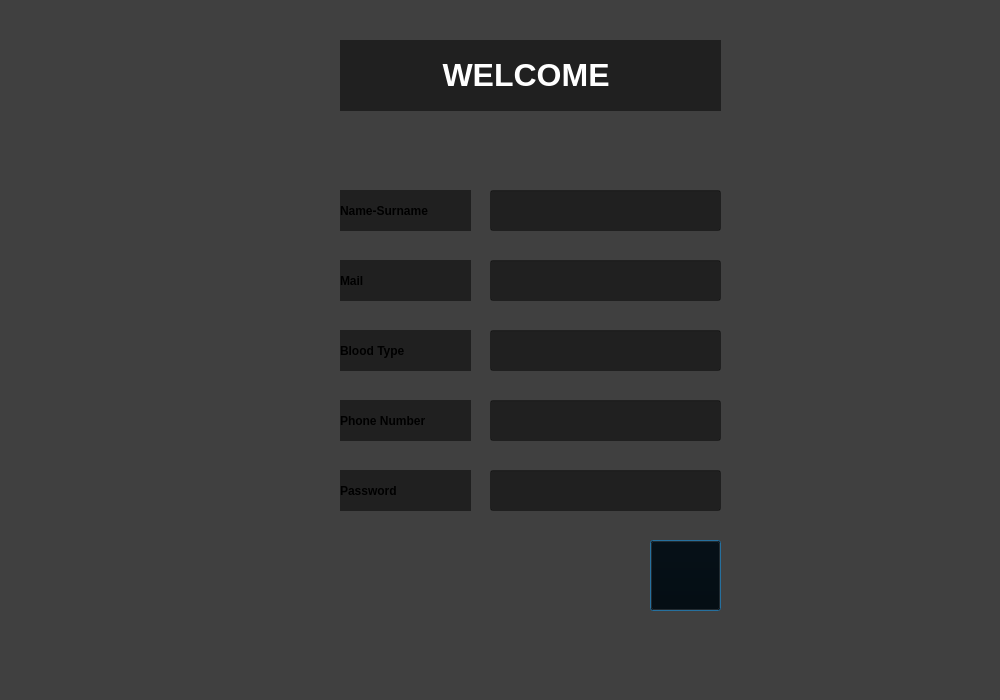
<?xml version="1.0" encoding="UTF-8"?>
<ui version="4.0">
 <class>UserManagementSystem</class>
 <widget class="QDialog" name="UserManagementSystem">
  <property name="geometry">
   <rect>
    <x>0</x>
    <y>0</y>
    <width>1000</width>
    <height>700</height>
   </rect>
  </property>
  <property name="windowTitle">
   <string>Dialog</string>
  </property>
  <property name="styleSheet">
   <string notr="true">border-image: url(:/image/images/smart-home-sized.jpg)  0 0 0 0 stretch stretch;
background: rgba(0, 0, 0, 0.5);</string>
  </property>
  <widget class="QLabel" name="label">
   <property name="geometry">
    <rect>
     <x>340</x>
     <y>40</y>
     <width>381</width>
     <height>71</height>
    </rect>
   </property>
   <property name="styleSheet">
    <string notr="true">border-image: none;</string>
   </property>
   <property name="text">
    <string>&lt;html&gt;&lt;head/&gt;&lt;body&gt;&lt;p align=&quot;center&quot;&gt;&lt;span style=&quot; font-size:24pt; font-weight:700; color:#ffffff;&quot;&gt;WELCOME &lt;/span&gt;&lt;/p&gt;&lt;/body&gt;&lt;/html&gt;</string>
   </property>
   <property name="scaledContents">
    <bool>false</bool>
   </property>
  </widget>
  <widget class="QLineEdit" name="lineEditName">
   <property name="geometry">
    <rect>
     <x>490</x>
     <y>190</y>
     <width>231</width>
     <height>41</height>
    </rect>
   </property>
   <property name="styleSheet">
    <string notr="true">border-image: none;</string>
   </property>
  </widget>
  <widget class="QLineEdit" name="lineEditEmail">
   <property name="geometry">
    <rect>
     <x>490</x>
     <y>260</y>
     <width>231</width>
     <height>41</height>
    </rect>
   </property>
   <property name="styleSheet">
    <string notr="true">border-image: none;</string>
   </property>
  </widget>
  <widget class="QLineEdit" name="lineEditBloodType">
   <property name="geometry">
    <rect>
     <x>490</x>
     <y>330</y>
     <width>231</width>
     <height>41</height>
    </rect>
   </property>
   <property name="styleSheet">
    <string notr="true">border-image: none;</string>
   </property>
  </widget>
  <widget class="QLineEdit" name="lineEditPhoneNumber">
   <property name="geometry">
    <rect>
     <x>490</x>
     <y>400</y>
     <width>231</width>
     <height>41</height>
    </rect>
   </property>
   <property name="styleSheet">
    <string notr="true">border-image: none;</string>
   </property>
  </widget>
  <widget class="QLineEdit" name="lineEditPassword">
   <property name="geometry">
    <rect>
     <x>490</x>
     <y>470</y>
     <width>231</width>
     <height>41</height>
    </rect>
   </property>
   <property name="styleSheet">
    <string notr="true">border-image: none;</string>
   </property>
  </widget>
  <widget class="QLabel" name="label_2">
   <property name="geometry">
    <rect>
     <x>340</x>
     <y>190</y>
     <width>131</width>
     <height>41</height>
    </rect>
   </property>
   <property name="font">
    <font>
     <bold>true</bold>
    </font>
   </property>
   <property name="styleSheet">
    <string notr="true">border-image: none;</string>
   </property>
   <property name="text">
    <string>Name-Surname</string>
   </property>
  </widget>
  <widget class="QLabel" name="label_3">
   <property name="geometry">
    <rect>
     <x>340</x>
     <y>260</y>
     <width>131</width>
     <height>41</height>
    </rect>
   </property>
   <property name="font">
    <font>
     <bold>true</bold>
    </font>
   </property>
   <property name="styleSheet">
    <string notr="true">border-image: none;</string>
   </property>
   <property name="text">
    <string>Mail</string>
   </property>
  </widget>
  <widget class="QLabel" name="label_4">
   <property name="geometry">
    <rect>
     <x>340</x>
     <y>330</y>
     <width>131</width>
     <height>41</height>
    </rect>
   </property>
   <property name="font">
    <font>
     <bold>true</bold>
    </font>
   </property>
   <property name="styleSheet">
    <string notr="true">border-image: none;</string>
   </property>
   <property name="text">
    <string>Blood Type</string>
   </property>
  </widget>
  <widget class="QLabel" name="label_5">
   <property name="geometry">
    <rect>
     <x>340</x>
     <y>400</y>
     <width>131</width>
     <height>41</height>
    </rect>
   </property>
   <property name="font">
    <font>
     <bold>true</bold>
    </font>
   </property>
   <property name="styleSheet">
    <string notr="true">border-image: none;</string>
   </property>
   <property name="text">
    <string>Phone Number</string>
   </property>
  </widget>
  <widget class="QLabel" name="label_6">
   <property name="geometry">
    <rect>
     <x>340</x>
     <y>470</y>
     <width>131</width>
     <height>41</height>
    </rect>
   </property>
   <property name="font">
    <font>
     <bold>true</bold>
    </font>
   </property>
   <property name="styleSheet">
    <string notr="true">border-image: none;</string>
   </property>
   <property name="text">
    <string>Password</string>
   </property>
  </widget>
  <widget class="QPushButton" name="addUserButton">
   <property name="geometry">
    <rect>
     <x>650</x>
     <y>540</y>
     <width>71</width>
     <height>71</height>
    </rect>
   </property>
   <property name="styleSheet">
    <string notr="true">border-image: url(:/image/images/nextbuton.png)  0 0 0 0 stretch stretch;
</string>
   </property>
   <property name="text">
    <string/>
   </property>
  </widget>
 </widget>
 <resources/>
 <connections/>
</ui>
